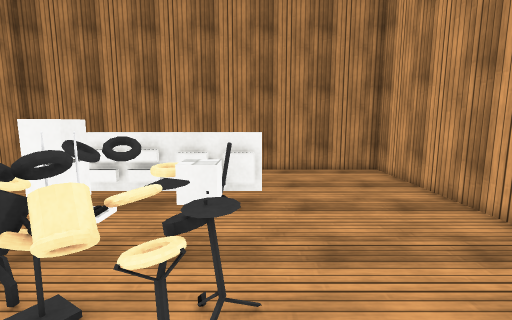
[1] (above)

12 first-person views from a walk through a scene from a Unity 3-D project. The camera is 1.4 m above the floor, tilts 8° down and sees 85° across. The floor is counted in squares, 0.5 m on a side. Each view is taken from the middle of a square. On the plan, view 1 faces up. The plan holds only what a view shows up to about 19 squares ahead; the rest is blank. The player character is not drawn. Surface patterns are stand-ins for the level's own textures.

[2]
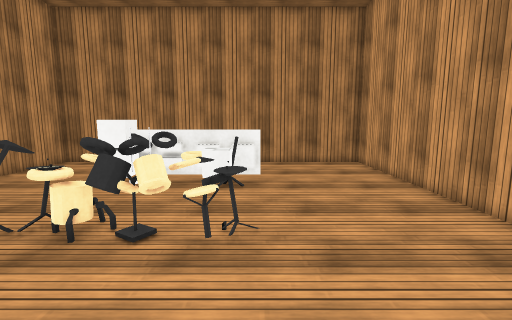

[3]
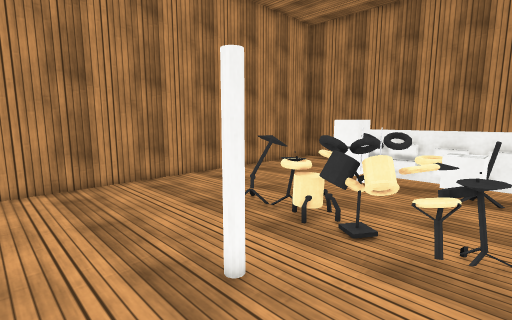

[4]
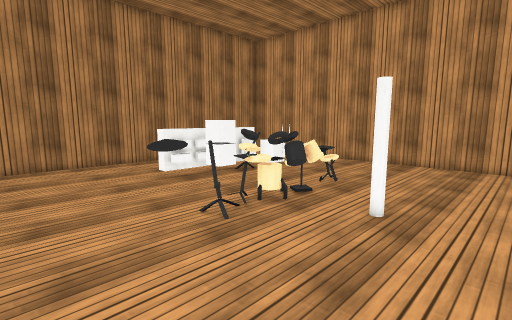

[5]
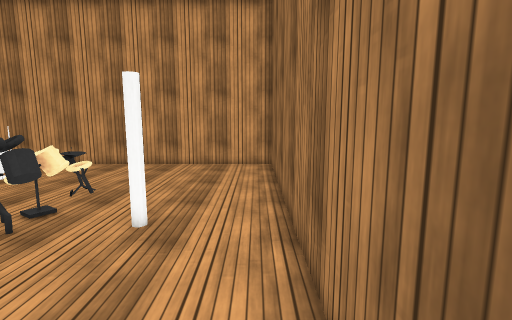

[6]
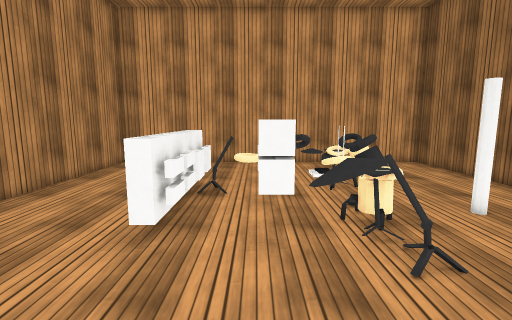

[7]
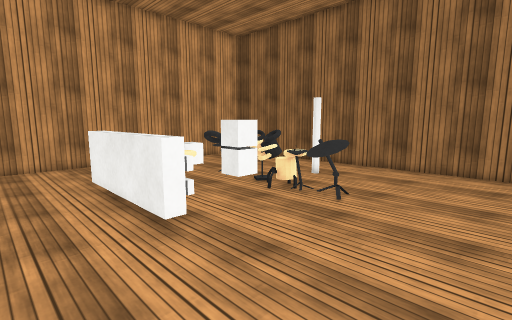

[8]
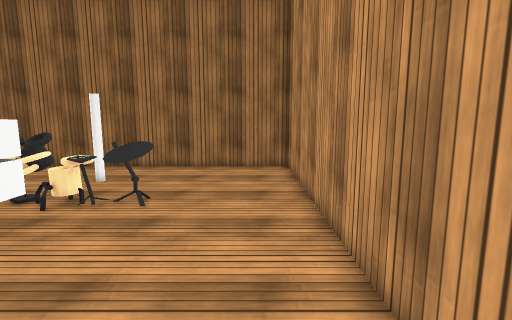

[9]
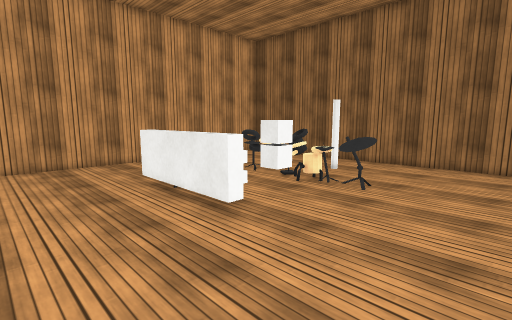

[10]
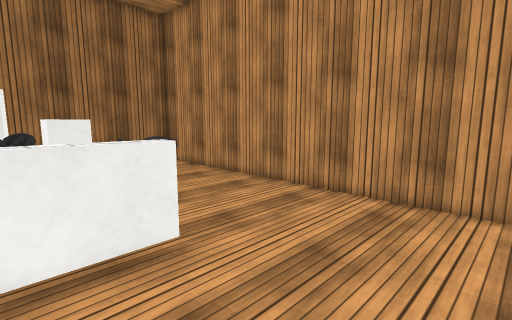

[11]
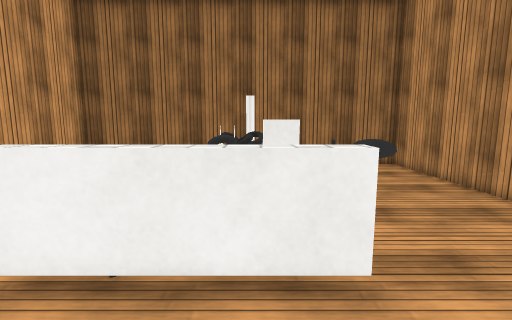

[12]
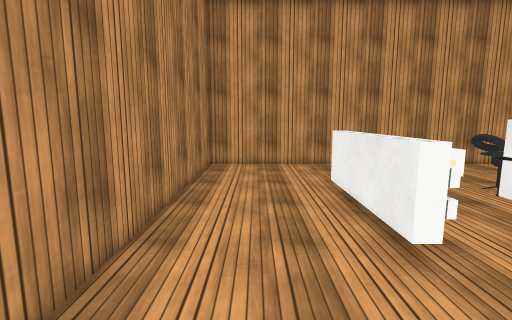

### Floor plan
Key: @ floor where view 1 was taken; # wall or solid block; . floor; = window, fence, low wall or low ledge; ^ raised ledge; R drum; P piano; O other object.
Columns run from 13 left of view 1 to 7 right of it. Each row starts with its distance up from view 1.
 16 #####################
 15 #...................#
 14 #...................#
 13 #...................#
 12 #...................#
 11 #...................#
 10 #......OOOOOOO......#
  9 #......OOOOOOO......#
  8 #.........RR#.......#
  7 #.........RO........#
  6 #....^^.O##.........#
  5 #....^^.=#PRR.......#
  4 #.....#=R###^=......#
  3 #.......RRRR=.......#
  2 #...................#
  1 #...................#
  0 #........O...@......#
 -1 #...................#
 -2 #...................#
 -3 #...................#
 -4 #####################

Positions as (right, up) in squares from view 1, and headings:
1: (0, 0), facing up
2: (0, -3), facing up
3: (0, -3), facing up-left
4: (-12, -3), facing up-right
5: (-11, -3), facing right
6: (-12, 7), facing right
7: (-12, 13), facing down-right
8: (-11, 13), facing down
9: (-12, 15), facing down-right
10: (-3, 15), facing down-left
11: (-4, 14), facing down
12: (-11, 13), facing right
